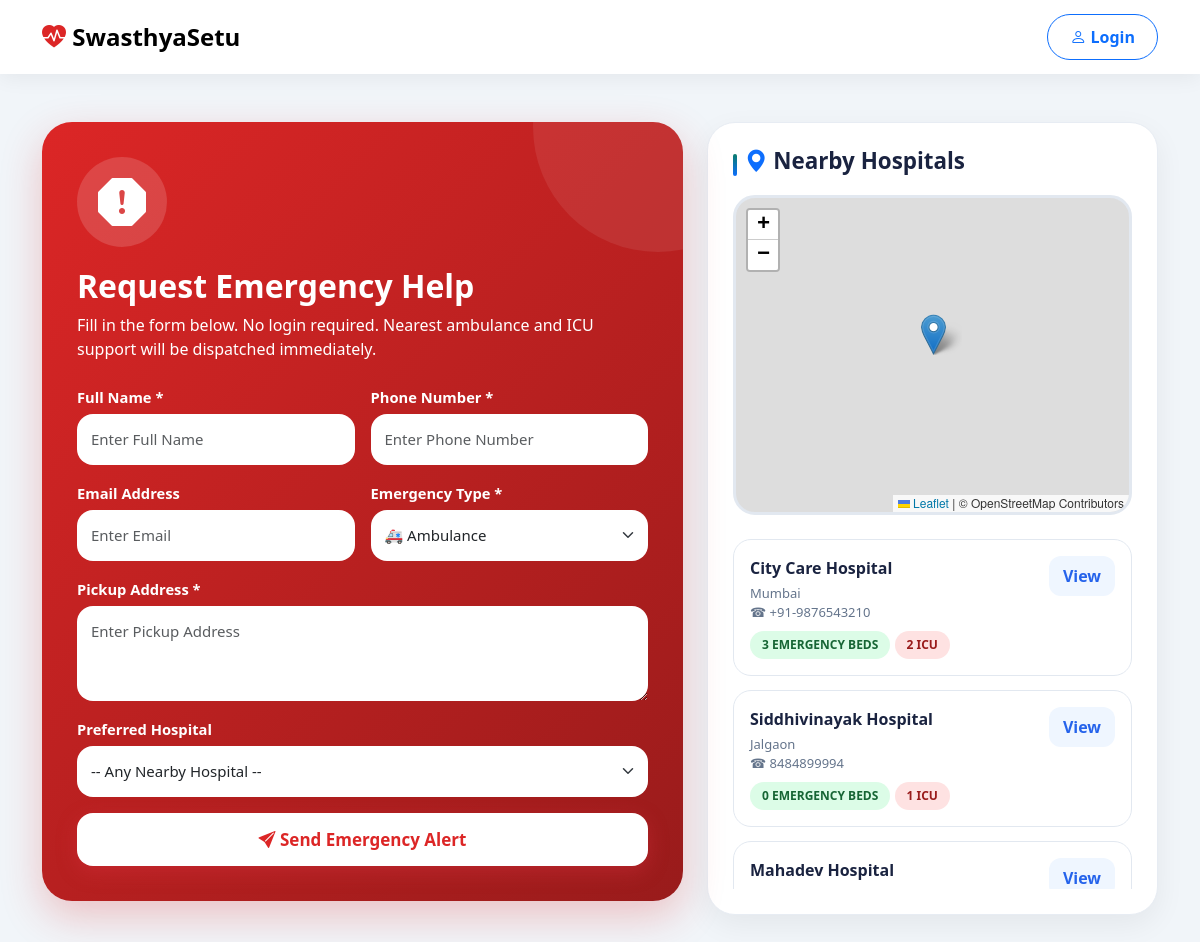
/emergency, run on the app's committed database.
### app.py (models this page shows, shortened)
class HospitalProfile(db.Model):
    __tablename__ = 'hospital_profiles'
    id = db.Column(db.Integer, primary_key=True)
    user_id = db.Column(db.Integer, db.ForeignKey('users.id'), unique=True, nullable=False)
    hospital_name = db.Column(db.String(200), nullable=False)
    address = db.Column(db.Text, nullable=False)
    contact_number = db.Column(db.String(20), nullable=False)
    district_id = db.Column(db.Integer, db.ForeignKey('districts.id'), nullable=False)
    description = db.Column(db.Text)
    logo_filename = db.Column(db.String(200), nullable=True)
    hospital_image = db.Column(db.String(200), nullable=True)
    license_number = db.Column(db.String(100))
    category = db.Column(db.String(100))
    rating = db.Column(db.Float, default=4.5)
    latitude = db.Column(db.Float, default=19.0760)
    longitude = db.Column(db.Float, default=72.8777)
    created_at = db.Column(db.DateTime, default=datetime.utcnow)
    beds = db.relationship('Bed', backref='hospital', lazy=True, cascade='all, delete-orphan')
    bookings = db.relationship('Booking', backref='hospital')
    ambulances = db.relationship('Ambulance', backref='hospital', lazy=True, cascade='all, delete-orphan')
    services = db.relationship('HospitalService', backref='hospital', lazy=True, cascade='all, delete-orphan')
    @property
    def available_emergency_beds(self):
        return Bed.query.filter_by(hospital_id=self.id, bed_type='emergency', status='available', is_active=True).count()
    @property
    def available_icu_beds(self):
        return Bed.query.filter_by(hospital_id=self.id, bed_type='icu', status='available', is_active=True).count()

class District(db.Model):
    __tablename__ = 'districts'
    id = db.Column(db.Integer, primary_key=True)
    name = db.Column(db.String(100), nullable=False)
    state_id = db.Column(db.Integer, db.ForeignKey('states.id'), nullable=False)
    hospitals = db.relationship('HospitalProfile', backref='district')

### app.py (the view, shortened to what this page needs)
@app.route('/emergency', methods=['GET', 'POST'])
def emergency_page():
    hospitals = HospitalProfile.query.join(User).filter(User.is_approved == True, User.is_active == True).limit(20).all()
    return render_template('emergency.html', hospitals=hospitals)

### templates/emergency.html (shortened to what this page needs)
{% extends 'base.html' %}
{% block public_content %}
<link rel="stylesheet"
      href="https://unpkg.com/leaflet@1.9.4/dist/leaflet.css"/>
<nav class="navbar navbar-expand-lg custom-navbar sticky-top">
    <div class="container">
        <a class="navbar-brand"
           href="{{ url_for('index') }}">
            <i class="bi bi-heart-pulse-fill"></i>
            {{ APP_NAME }}
        </a>
        <a href="{{ url_for('login') }}"
           class="btn btn-outline-primary login-btn">
            <i class="bi bi-person"></i>
            Login
        </a>
    </div>
</nav>
<div class="container py-5">
    <div class="row g-4">
        <div class="col-lg-7">
            <div class="emergency-card">
                <div class="pulse-icon">
                    <i class="bi bi-exclamation-octagon-fill"></i>
                </div>
                <h2 class="fw-bold mb-2">
                    Request Emergency Help
                </h2>
                <p class="mb-4">
                    Fill in the form below.
                    No login required.
                    Nearest ambulance and ICU support
                    will be dispatched immediately.
                </p>
                <form method="POST"
                      class="row g-3">
                    <div class="col-md-6">
                        <label class="form-label text-white">
                            Full Name *
                        </label>
                        <input type="text"
                               class="form-control"
                               name="patient_name"
                               placeholder="Enter Full Name"
                               required>
                    </div>
                    <div class="col-md-6">
                        <label class="form-label text-white">
                            Phone Number *
                        </label>
                        <input type="text"
                               class="form-control"
                               name="patient_phone"
                               placeholder="Enter Phone Number"
                               required>
                    </div>
                    <div class="col-md-6">
                        <label class="form-label text-white">
                            Email Address
                        </label>
                        <input type="email"
                               class="form-control"
                               name="patient_email"
                               placeholder="Enter Email">
                    </div>
                    <div class="col-md-6">
                        <label class="form-label text-white">
                            Emergency Type *
                        </label>
                        <select class="form-select"
                                name="alert_type"
                                required>
                            <option value="ambulance">
                                🚑 Ambulance
                            </option>
                        </select>
                    </div>
                    <div class="col-12">
                        <label class="form-label text-white">
                            Pickup Address *
                        </label>
                        <textarea class="form-control"
                                  name="patient_address"
                                  rows="3"
                                  placeholder="Enter Pickup Address"
                                  required></textarea>
                    </div>
                    <div class="col-12">
                        <label class="form-label text-white">
                            Preferred Hospital
                        </label>
                        <select class="form-select"
                                name="hospital_id">
                            <option value="">
                                -- Any Nearby Hospital --
                            </option>
                        </select>
                    </div>
                    <div class="col-12">
                        <button class="btn btn-emergency w-100">
                            <i class="bi bi-send-fill"></i>
                            Send Emergency Alert
                        </button>
                    </div>
                </form>
            </div>
        </div>
        <div class="col-lg-5">
            <div class="card-soft">
                <h4 class="section-title">
                    <i class="bi bi-geo-alt-fill text-primary"></i>
                    Nearby Hospitals
                </h4>
                <div id="map"></div>
                <div class="mt-4"
                     style="max-height:350px;overflow-y:auto;">
                    {% for h in hospitals[:10] %}
                    <div class="hospital-item">
                        <div class="d-flex justify-content-between align-items-start">
                            <div>
                                <div class="hospital-name">
                                    {{ h.hospital_name }}
                                </div>
                                <div class="hospital-contact">
                                    {{ h.district.name if h.district else '' }}
                                </div>
                                <div class="hospital-contact">
                                    ☎ {{ h.contact_number }}
                                </div>
                                <span class="status-badge status-emergency">
                                    {{ h.available_emergency_beds }}
                                    Emergency Beds
                                </span>
                                <span class="status-badge status-icu">
                                    {{ h.available_icu_beds }}
                                    ICU
                                </span>
                            </div>
                            <a href="{{ url_for('hospital_detail',
                                                hospital_id=h.id) }}"
                               class="btn-soft">
                                View
                            </a>
                        </div>
                    </div>
                    {% endfor %}
                </div>
            </div>
        </div>
    </div>
</div>
{% endblock %}

### static/css/main.css (style rules this page uses)
:root { --primary: #0a7c6b; --primary-dark: #086053; --primary-light: #1aa28d; --accent: #0d6efd; --emergency: #dc3545; --success: #198754; --warning: #ffc107; --info: #0dcaf0; --sidebar-bg: #1a2340; --sidebar-bg-2: #0f172a; --sidebar-text: #c8d6f0; --sidebar-text-muted: #8da3c8; --body-bg: #f4f7fc; --card-bg: #ffffff; --text: #1a2340; --text-muted: #6c757d; --border: #e7ecf3; --radius: 16px; --shadow: 0 4px 18px rgba(15, 23, 42, 0.07); --shadow-hover: 0 10px 28px rgba(15, 23, 42, 0.13); }
* { box-sizing: border-box; }
body { font-family: 'Segoe UI', system-ui, -apple-system, 'Helvetica Neue', Arial, sans-serif; background: var(--body-bg); color: var(--text); margin: 0; padding: 0; min-height: 100vh; }
a { color: var(--accent); text-decoration: none; }
.btn-emergency { background: linear-gradient(135deg, #dc3545, #c1121f); border: none; border-radius: 30px; padding: 10px 22px; font-weight: 700; color: #fff; box-shadow: 0 6px 20px rgba(220, 53, 69, 0.35); }
.btn-soft { background: #eef3fb; color: var(--accent); border: none; border-radius: 30px; padding: 8px 18px; font-weight: 600; }
.card-soft { background: var(--card-bg); border-radius: var(--radius); border: 1px solid var(--border); box-shadow: var(--shadow); padding: 22px; transition: box-shadow .2s, transform .2s; }
.section-title { font-weight: 700; font-size: 1.4rem; color: var(--text); margin-bottom: 18px; position: relative; padding-left: 12px; }
.section-title::before { content: ''; position: absolute; left: 0; top: 6px; height: 22px; width: 4px; background: linear-gradient(180deg, var(--primary), var(--accent)); border-radius: 4px; }
.status-badge { display: inline-block; padding: 4px 12px; border-radius: 20px; font-size: .78rem; font-weight: 700; text-transform: uppercase; }
.form-control, .form-select { border-radius: 12px; padding: 10px 14px; border: 1.5px solid #e1e7f0; transition: border-color .2s, box-shadow .2s; }
.form-label { font-weight: 600; color: #455571; font-size: .92rem; }
.emergency-card { background: linear-gradient(135deg, #dc3545 0%, #c1121f 100%); color: white; padding: 30px; border-radius: var(--radius); box-shadow: 0 10px 30px rgba(220, 53, 69, 0.3); }
.emergency-card .pulse-icon { font-size: 3rem; animation: pulse-icon 1.5s infinite; }

### static/css/sidebar.css (style rules this page uses)
:root { --sb-width: 260px; --sb-width-collapsed: 72px; --topbar-height: 64px; }

### static/css/dashboard.css (style rules this page uses)
#map { height: 480px; width: 100%; border-radius: var(--radius); z-index: 0; }

### data on the page
HospitalProfile: hospital_name "City Care Hospital", district "Mumbai", contact_number "+91-9876543210", available_emergency_beds "3", available_icu_beds "2"
HospitalProfile: hospital_name "Siddhivinayak Hospital", district "Jalgaon", contact_number "8484899994", available_emergency_beds "0", available_icu_beds "1"
HospitalProfile: hospital_name "Mahadev Hospital"

### other printed values
{{ APP_NAME }} "SwasthyaSetu"
